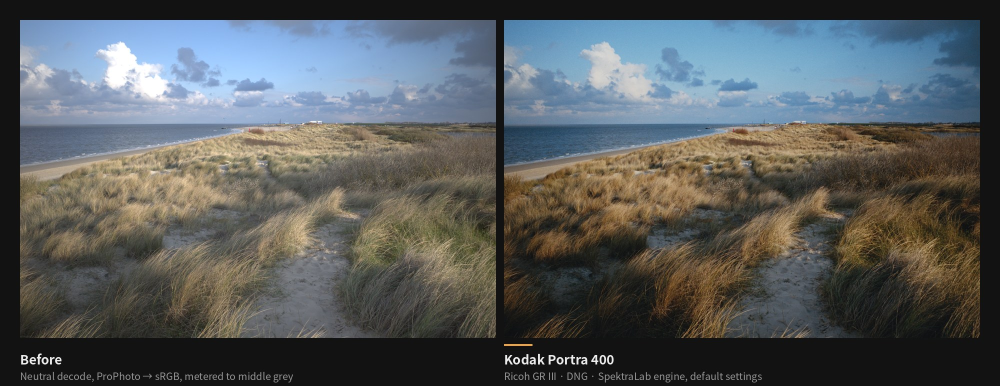
#> input picture docs/images/samples/compare_dunes.jpg, 2000 x 772 px (shown at 1/2 size)
$ python make-banners.py
#> lines starting #> are read from the running program, lines starting #| are printed output that depends on the picture; after the words box and inside, x2 and y2 are one past the last pixel; in counts of white or black regions, pixels touching at a corner belong together
#> in banner, `img = Image.new("RGB", (W, H), BG)`: img: PIL image 1280x640 RGB; every value is 18
"""Draw the repository banners from the README sample renders.

  social-preview.png   1280 x 640, GitHub Settings -> Social preview
  ../../fastlane/metadata/android/en-US/images/featureGraphic.png   1024 x 500

The photo is the dunes sample (docs/images/samples/compare_dunes.jpg): the
left half of the frame from the neutral decode, the right half from the
Kodak Portra 400 render, so the banner shows the engine's real output.

Usage: python make-banners.py [FONT_DIR]
FONT_DIR must hold a Latin sans (regular and bold) and a CJK sans; the names
tried are listed in FONTS. Needs Pillow.
"""
import os
import sys
from PIL import Image, ImageDraw, ImageFont

HERE = os.path.dirname(os.path.abspath(__file__))
SAMPLE = os.path.join(HERE, "samples", "compare_dunes.jpg")
ICON = os.path.join(HERE, "..", "..", "fastlane", "metadata", "android", "en-US", "images", "icon.png")

BG = (18, 18, 18)
FG = (236, 233, 227)
DIM = (158, 154, 147)
AMBER = (232, 162, 74)

# Panel boxes inside compare_*.jpg (left: neutral decode, right: film render).
BEFORE = (40, 40, 992, 676)
AFTER = (1008, 40, 1960, 676)

FONTS = {
    "sans": ["NotoSans-Regular.ttf", "segoeui.ttf", "DejaVuSans.ttf"],
    "bold": ["NotoSans-Bold.ttf", "segoeuib.ttf", "DejaVuSans-Bold.ttf"],
    "cjk": ["NotoSansSC-VF.ttf", "NotoSansCJK-Regular.ttc", "msyh.ttc"],
}


def font(kind, size, dirs):
    for d in dirs:
        for name in FONTS[kind]:
            path = os.path.join(d, name)
            if os.path.exists(path):
                return ImageFont.truetype(path, size)
    sys.exit(f"no {kind} font found in {dirs}; pass a font directory")


def rounded(img, radius):
    mask = Image.new("L", img.size, 0)
    ImageDraw.Draw(mask).rounded_rectangle((0, 0, img.size[0] - 1, img.size[1] - 1), radius, fill=255)
    out = Image.new("RGBA", img.size)
    out.paste(img, (0, 0), mask)
    return out


def split_photo(w, h):
    """The same crop from both panels, before on the left, film on the right."""
#> called with w = 600, h = 528
    sample = Image.open(SAMPLE).convert("RGB")
#> sample is the input picture: PIL image 2000x772 RGB; mean R, G, B 86.9, 90.9, 91.9
    before = sample.crop(BEFORE)
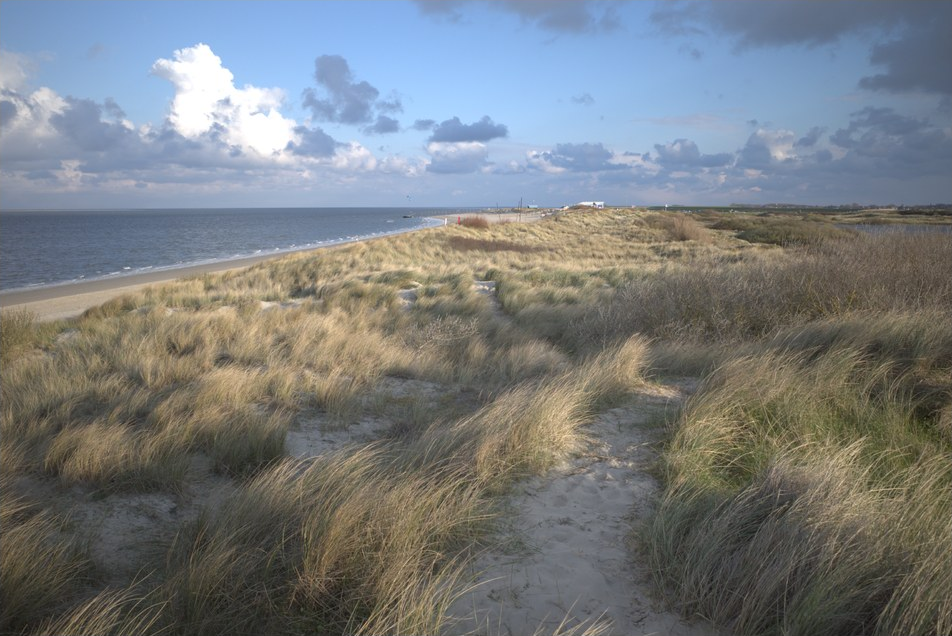
#> before: PIL image 952x636 RGB; mean R, G, B 119.3, 123.9, 126.5
    after = sample.crop(AFTER)
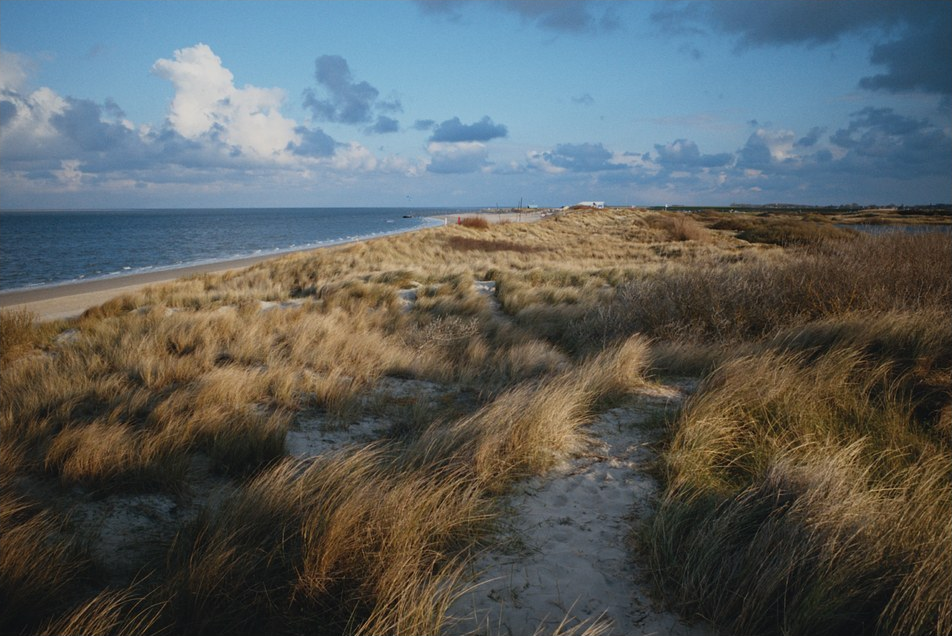
#> after: PIL image 952x636 RGB; mean R, G, B 90.6, 96.2, 96
    pw, ph = before.size
#> pw = 952; ph = 636
    # Largest w:h crop, centred, biased toward the foreground grass.
    if pw / ph > w / h:
        cw, ch = int(ph * w / h), ph
#> cw = 722; ch = 636
    else:
        cw, ch = pw, int(pw * h / w)
    x0 = (pw - cw) // 2
#> x0 = 115
    y0 = (ph - ch) * 2 // 3
#> y0 = 0
    box = (x0, y0, x0 + cw, y0 + ch)
#> box = (115, 0, 837, 636)
    b = before.crop(box).resize((w, h), Image.LANCZOS)
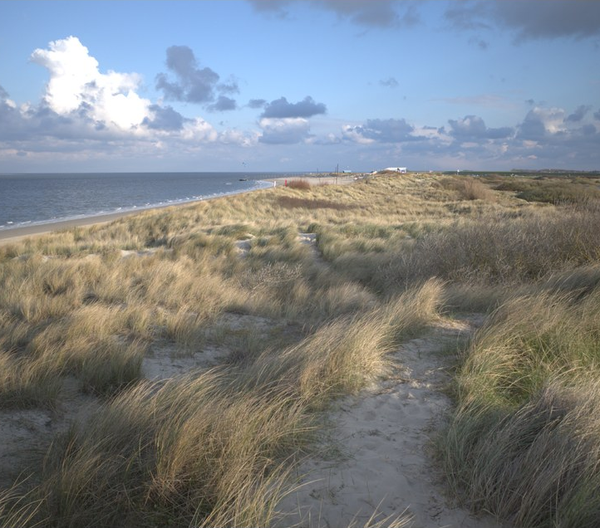
#> b: PIL image 600x528 RGB; mean R, G, B 124.5, 129.6, 133.1
    a = after.crop(box).resize((w, h), Image.LANCZOS)
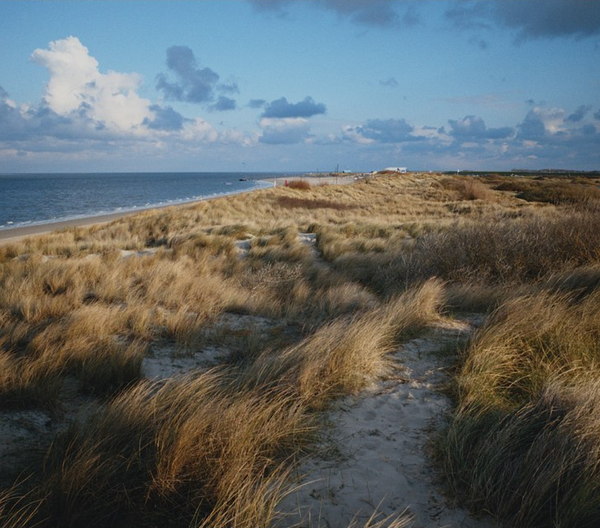
#> a: PIL image 600x528 RGB; mean R, G, B 96.2, 102.2, 101.9
    out = a.copy()
    out.paste(b.crop((0, 0, w // 2, h)), (0, 0))
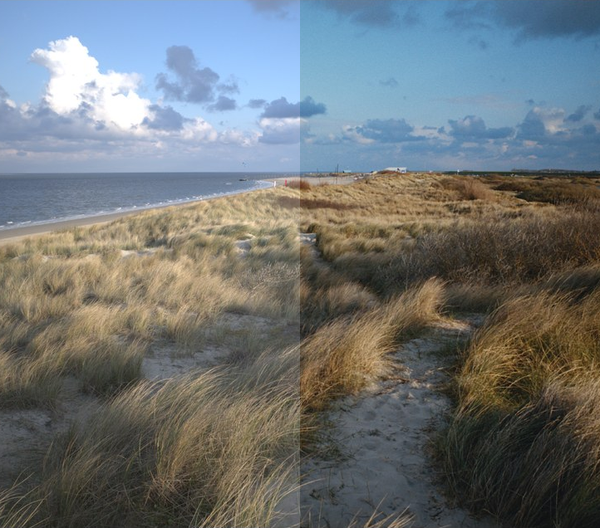
#> out: PIL image 600x528 RGB; mean R, G, B 110.3, 116.1, 118
    d = ImageDraw.Draw(out)
    d.rectangle((w // 2 - 1, 0, w // 2 + 1, h), fill=FG)
    return out


def banner(W, H, dirs, path):
    s = W / 1280
    img = Image.new("RGB", (W, H), BG)
    d = ImageDraw.Draw(img)

    pad = int(56 * s)
    pw = int(600 * s)
    ph = H - 2 * pad
    photo = rounded(split_photo(pw, ph), int(18 * s))
#> in rounded, `mask = Image.new("L", img.size, 0)`: mask: PIL image 600x528 L; every value is 0
#> in rounded, `ImageDraw.Draw(mask).rounded_rectangle((0, 0, img.size[0] - 1, img.siz..`:
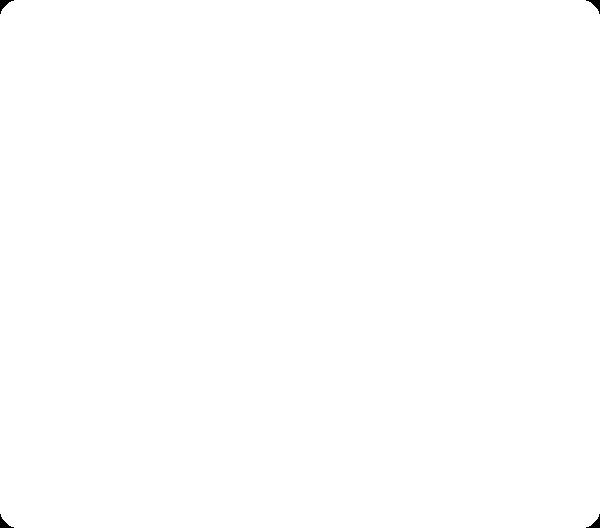
#> mask: PIL image 600x528 L; 99.9% white; 4 black regions, box (x1, y1, x2, y2) and area: (0, 0, 14, 14) 74, (586, 0, 600, 14) 74, (0, 514, 14, 528) 74, (586, 514, 600, 528) 74
#> in rounded, `out = Image.new("RGBA", img.size)`: out: PIL image 600x528 RGBA; every value is 0
    px = W - pad - pw
    img.paste(photo, (px, pad), photo)
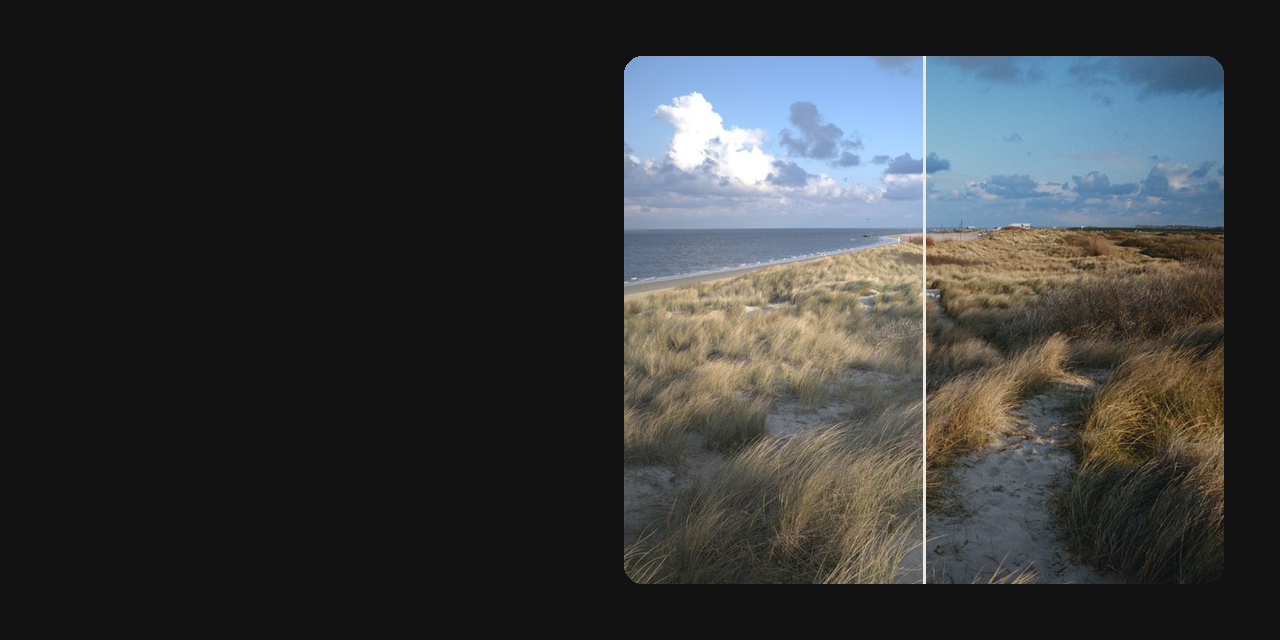
#> img: PIL image 1280x640 RGB; mean R, G, B 53.9, 56.1, 56.8
    small = font("sans", int(17 * s), dirs)
    for text, x in (("Before", px + int(16 * s)), ("Kodak Portra 400", px + pw // 2 + int(16 * s))):
        tw = d.textlength(text, font=small)
        y = pad + ph - int(40 * s)
        d.rounded_rectangle((x - int(8 * s), y - int(5 * s), x + tw + int(8 * s), y + int(25 * s)),
                            int(6 * s), fill=(0, 0, 0))
        d.text((x, y), text, font=small, fill=FG)
#> this loop made 2 passes
#> tw on passes 1 to 2: 53.03, 137.8

    x = pad + int(8 * s)
#> (the run stopped early here; a loop or call above may not have finished)

$ run again, with docs/images/samples/compare_fruit.jpg copied over docs/images/samples/compare_dunes.jpg
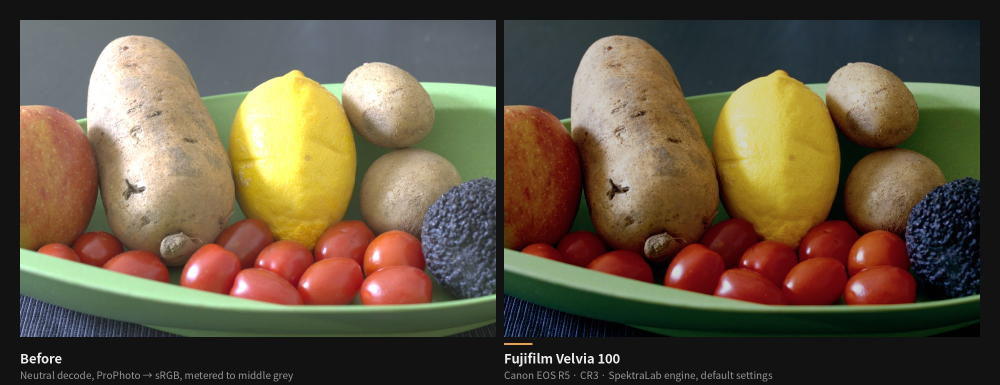
#> input picture docs/images/samples/compare_fruit.jpg, 2000 x 770 px (shown at 1/2 size)
#> in split_photo, sample is the input picture: PIL image 2000x770 RGB; mean R, G, B 97.9, 85.1, 65
#> in split_photo, `out.paste(b.crop((0, 0, w // 2, h)), (0, 0))`:
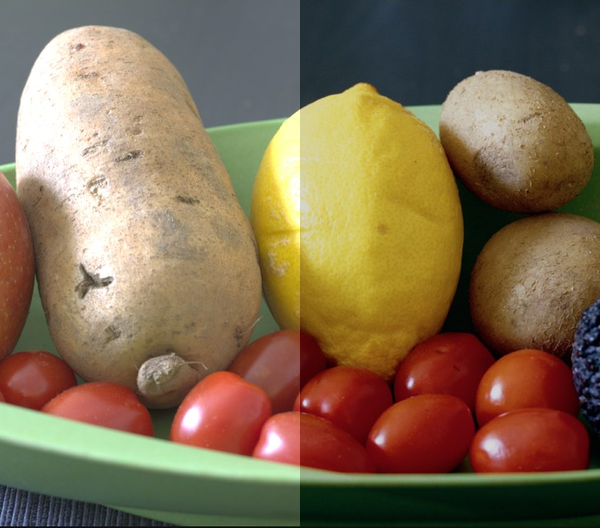
#> out: PIL image 600x528 RGB; mean R, G, B 128.4, 108, 80.3
#> in banner, `img.paste(photo, (px, pad), photo)`:
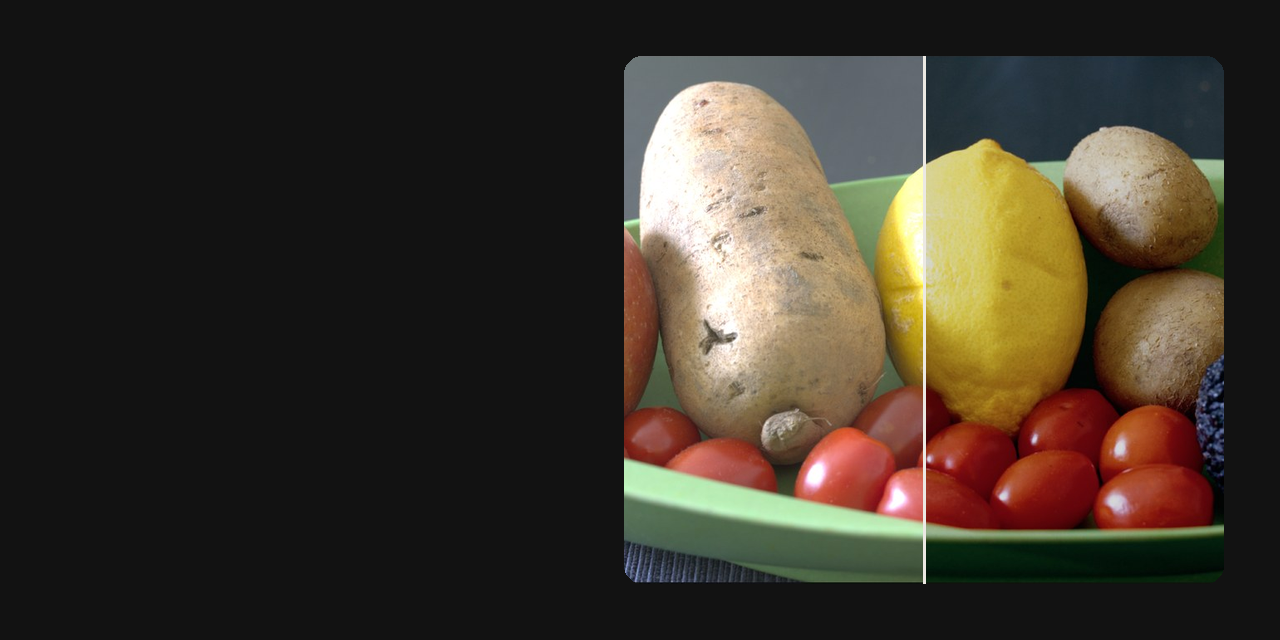
#> img: PIL image 1280x640 RGB; mean R, G, B 60.9, 53, 42.4
#> the loop in banner, `for text, x in (("Before", px + int(16 * s)), ("Kodak Portra 400", px ..` made 2 passes
#> tw on passes 1 to 2: 53.03, 137.8

$ run again, with docs/images/samples/compare_lake.jpg copied over docs/images/samples/compare_dunes.jpg
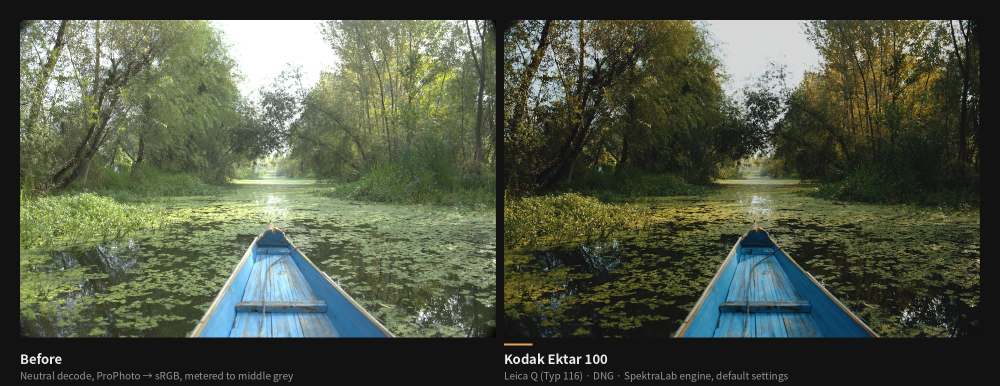
#> input picture docs/images/samples/compare_lake.jpg, 2000 x 771 px (shown at 1/2 size)
#> in split_photo, sample is the input picture: PIL image 2000x771 RGB; mean R, G, B 79.7, 86.7, 69.1
#> in split_photo, `out.paste(b.crop((0, 0, w // 2, h)), (0, 0))`:
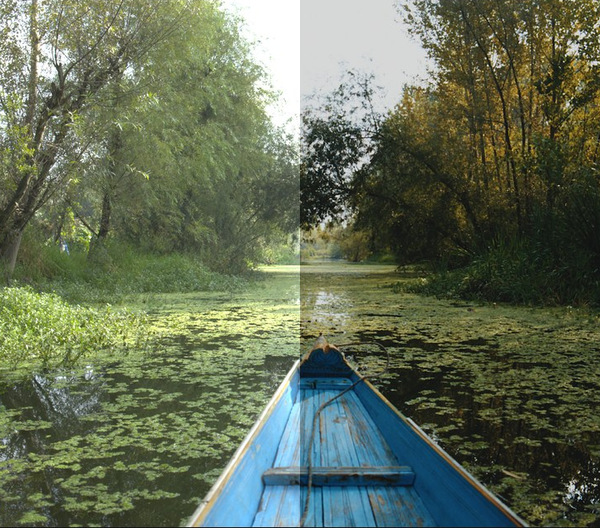
#> out: PIL image 600x528 RGB; mean R, G, B 98.9, 109.2, 86.6
#> in banner, `img.paste(photo, (px, pad), photo)`:
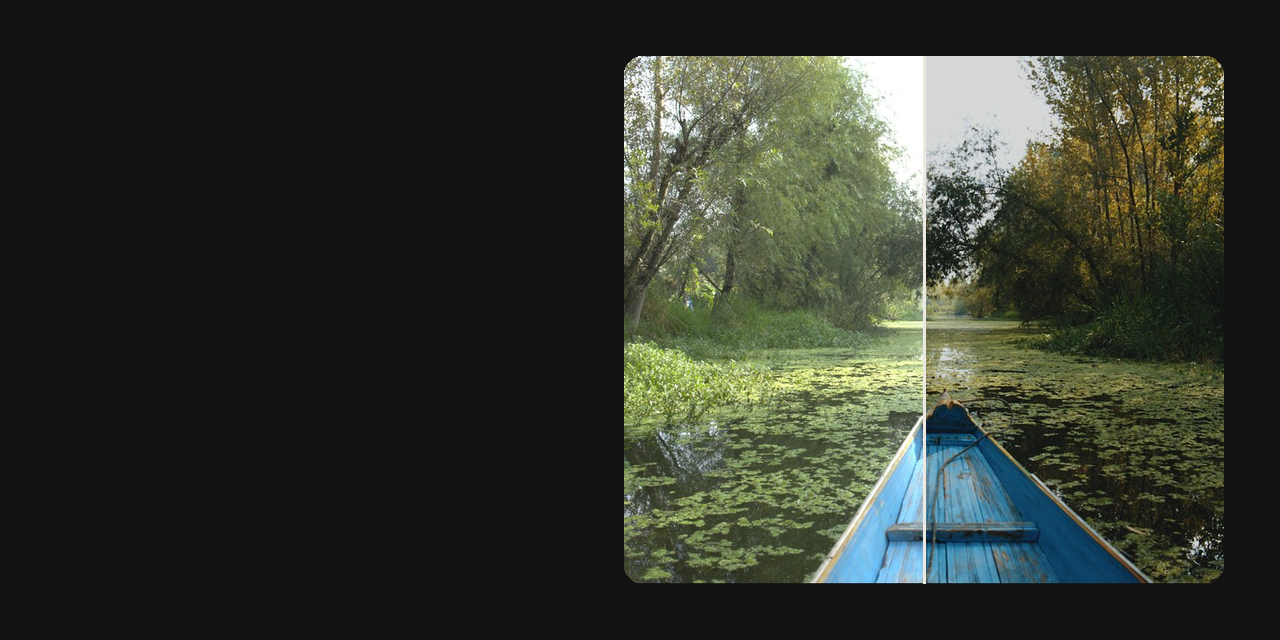
#> img: PIL image 1280x640 RGB; mean R, G, B 49.4, 53.4, 44.7
#> the loop in banner, `for text, x in (("Before", px + int(16 * s)), ("Kodak Portra 400", px ..` made 2 passes
#> tw on passes 1 to 2: 53.03, 137.8
